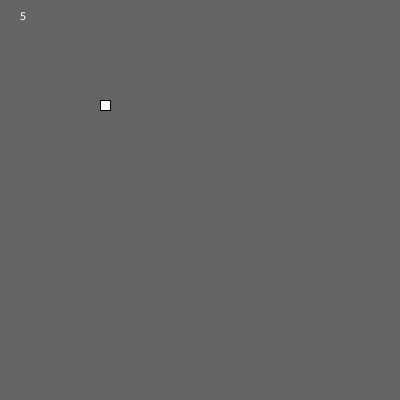
Frame 1 (no input)
Frame 60 (the mouse pressed at the canvas centre just before this capture): identical to frame 1, image omitted
Frame 120 (the mouse held since frame 60 and released just before this capture): identical to frame 1, image omitted

The Processing sketch that drew this single still picture (run headless with seeded random() and noise(); from frame 60 on, the mouse is pressed at the canvas centre):

// Processing sketch: funcionesRetorno
// ── funcionesRetorno.pde
int vidas = 5;
int x = 100;

void setup() {
  size(400, 400);
}

void draw() {
  background(100);
  
  text(vidas, 20, 20);
  
  rect(x, 100, 10, 10);
  
  if(x > width){
    quitarVida();
  }
}

int quitarVida() {
  vidas = vidas - 1;
  reiniciarX();
  return vidas;
}

float reiniciarX() {
  x = (int) random(width);
  return x;
}

PVector randomPosition(){
  PVector p = new PVector(random(width), random(height));
  return p;
}


void keyPressed(){
  x += 10;
}
